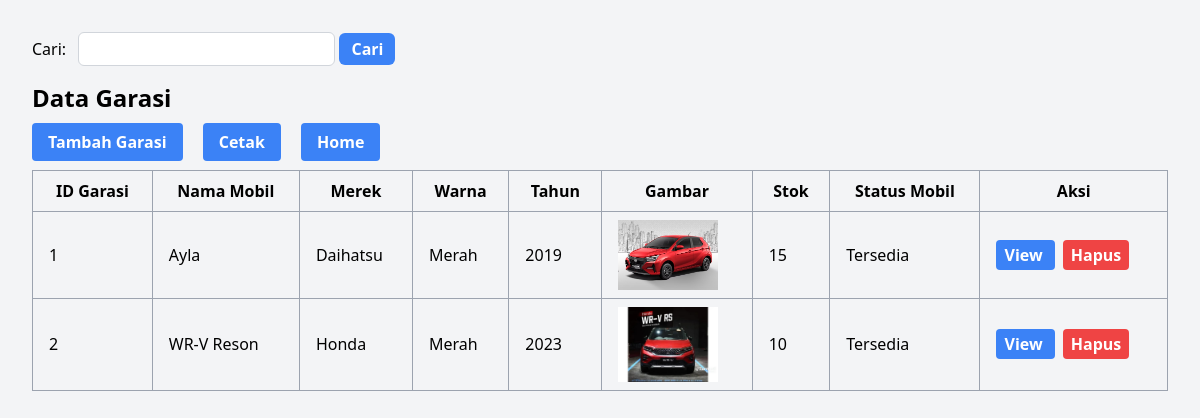
Page /rentalmobil/public/dashboard/data/dashboardgarasi.php on the earlier database version.
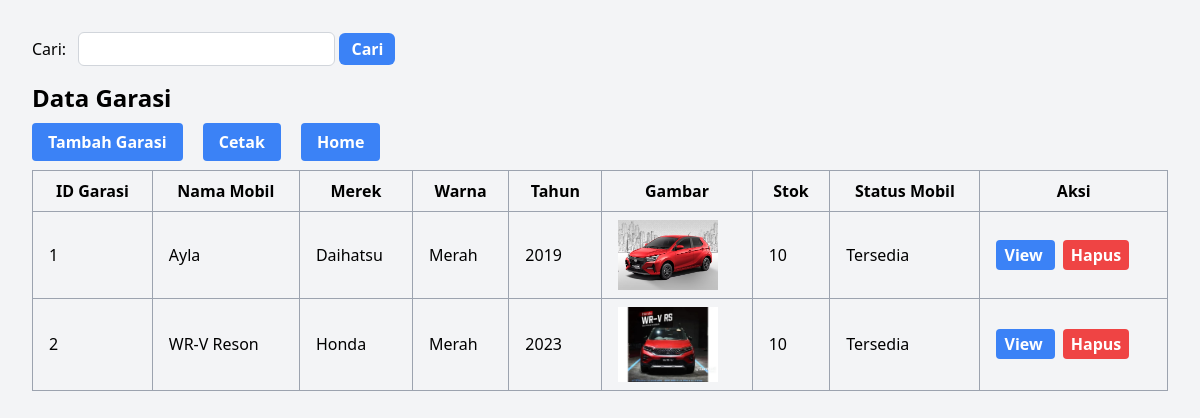
Same page on the later database version.
### tables this page shows
CREATE TABLE `garasi` (
  `idgarasi` int(11) NOT NULL,
  `kendaraan_idmobil` int(11) DEFAULT NULL,
  `stok` tinyint(11) NOT NULL
);

CREATE TABLE `kendaraan` (
  `idmobil` int(11) NOT NULL,
  `nama_mobil` varchar(100) DEFAULT NULL,
  `merek` varchar(100) DEFAULT NULL,
  `warna` varchar(500) NOT NULL,
  `tahun` int(11) DEFAULT NULL,
  `gambar_mobil` varchar(500) DEFAULT NULL,
  `harga_perhari` int(11) NOT NULL
);

### rentalmobil/public/dashboard/data/dashboardgarasi.php (the view, shortened to what this page needs)
<?php
	include_once("../../../config/koneksi.php");
?>
<!DOCTYPE html>
<html lang="en">
<head>
    <link href="https://cdn.jsdelivr.net/npm/tailwindcss@2.2.19/dist/tailwind.min.css" rel="stylesheet">
    <link rel="stylesheet" href="../../src/output.css">
</head>
<body class="bg-gray-100 p-8">
    <form action="dashboard.php" method="get" class="mb-4">
        <label class="mr-2">Cari:</label>
        <input type="text" name="cari" class="border border-gray-300 px-3 py-1 rounded-md">
        <button type="submit" name="Cari"
            class="bg-blue-500 hover:bg-blue-600 text-white font-bold py-1 px-3 rounded-md">Cari</button>
    </form>
    <h1 class="text-2xl font-bold mb-4">Data Garasi</h1>
        <div class="mb-4">
            <a href="../../garasi/view/tambah.php"
                class="bg-blue-500 hover:bg-blue-600 text-white font-bold py-2 px-4 rounded mr-4">Tambah Garasi</a>
            <a href="../../garasi/view/cetak.php" target="_blank"
                class="bg-blue-500 hover:bg-blue-600 text-white font-bold py-2 px-4 rounded mr-4">Cetak</a>
            <a href="../dashboard.php" class="bg-blue-500 hover:bg-blue-600 text-white font-bold py-2 px-4 rounded">Home</a>
        </div>
    <table class="border-collapse border border-gray-400 w-full">
        <tr>
			<th class="border border-gray-400 px-4 py-2 text-center"> ID Garasi </th>
            <th class="border border-gray-400 px-4 py-2 text-center"> Nama Mobil</th>
            <th class="border border-gray-400 px-4 py-2 text-center"> Merek </th>
            <th class="border border-gray-400 px-4 py-2 text-center"> Warna </th>
            <th class="border border-gray-400 px-4 py-2 text-center"> Tahun </th>
            <th class="border border-gray-400 px-4 py-2 text-center"> Gambar </th>
			<th class="border border-gray-400 px-4 py-2 text-center"> Stok  </th>
            <th class="border border-gray-400 px-4 py-2 text-center"> Status Mobil  </th>
			<th class="border border-gray-400 px-4 py-2 text-center"> Aksi </th>
		</tr>
			<?php
				if (isset($_GET['cari'])) {
					$cari = $_GET['cari'];
					$ambildata = mysqli_query($kon, "SELECT garasi.idgarasi, kendaraan.nama_mobil, kendaraan.merek, kendaraan.warna,  kendaraan.tahun, kendaraan.gambar_mobil AS gambar, garasi.stok
                                                    FROM kendaraan
                                                    INNER JOIN garasi
                                                    ON kendaraan.idmobil = garasi.kendaraan_idmobil
                                                    WHERE garasi.idgarasi LIKE '%" . $cari . "%' OR kendaraan.nama_mobil LIKE '%" . $cari . "%' OR kendaraan.merek LIKE '%" . $cari . "%' OR kendaraan.warna LIKE '%" . $cari . "%' OR garasi.stok LIKE '%" . $cari . "%'");
				} else {
					$ambildata = mysqli_query($kon, "SELECT garasi.idgarasi, kendaraan.nama_mobil, kendaraan.merek, kendaraan.warna,  kendaraan.tahun, kendaraan.gambar_mobil AS gambar, garasi.stok
                                                    FROM kendaraan
                                                    INNER JOIN garasi
                                                    ON kendaraan.idmobil = garasi.kendaraan_idmobil
                                                    ORDER BY garasi.idgarasi ASC");
				}
            if ($ambildata) {
			    while ($userAmbilData = mysqli_fetch_array($ambildata)) {
				    echo "<tr>";
					echo "<td class='border border-gray-400 px-4 py-2'>" . $idgarasi = $userAmbilData['idgarasi'] . "</td>";
                    echo "<td class='border border-gray-400 px-4 py-2'>" . $nama_mobil = $userAmbilData['nama_mobil'] . "</td>";
                    echo "<td class='border border-gray-400 px-4 py-2'>" . $merek = $userAmbilData['merek'] . "</td>";
                    echo "<td class='border border-gray-400 px-4 py-2'>" . $warna = $userAmbilData['warna'] . "</td>";
                    echo "<td class='border border-gray-400 px-4 py-2'>" . $tahun = $userAmbilData['tahun'] . "</td>";
                    echo "<td class='border border-gray-400 px-4 py-2'><img src='../../kendaraan/aset/" . $userAmbilData['gambar'] . "' width='100'></td>";
					$stok = $userAmbilData['stok'];
					echo "<td class='border border-gray-400 px-4 py-2'>" . $stok . "</td>";
					$statusMobil = $stok > 0 ? "Tersedia" : "Kosong";
					echo "<td class='border border-gray-400 px-4 py-2'>" . $statusMobil . "</td>";
					echo "<td class='border border-gray-400 px-4 py-2'>
							<a href='../../garasi/View/view.php?idgarasi=" . $userAmbilData['idgarasi'] . "' class='bg-blue-500 hover:bg-blue-600 text-white font-bold py-1 px-2 rounded'> View </a>
							<a href='../../garasi/Controller/garasihapus.php?idgarasi=" . $userAmbilData['idgarasi'] ."' class='bg-red-500 hover:bg-red-600 text-white font-bold py-1 px-2 rounded ml-2'> Hapus </a>
						</td>";
				echo "</tr>";
			}
        } else {
            echo "<tr><td class='border border-gray-400 px-4 py-2' colspan='8'>Data tidak ditemukan.</td></tr>";
        }
        ?>
    </table>
</body>
</html>

Differences in the rows shown:
changed garasi "Ayla": stok "15" → "10"
